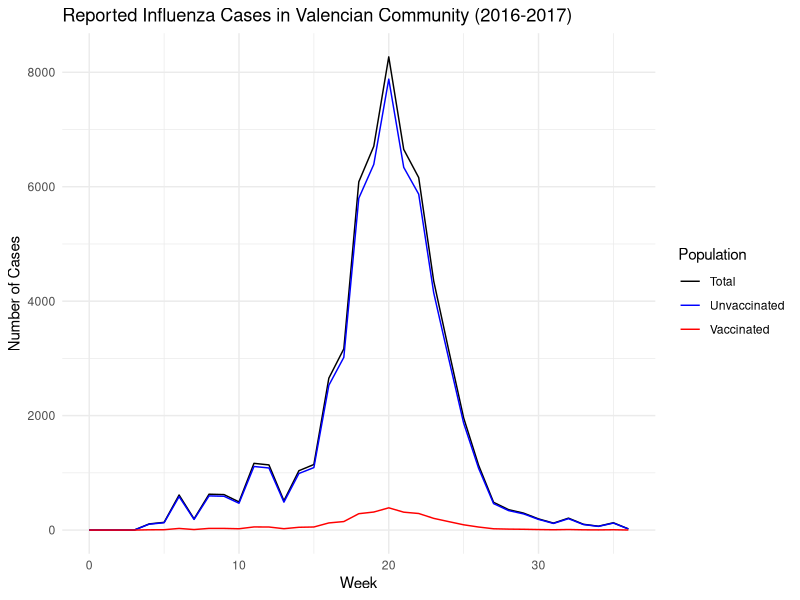
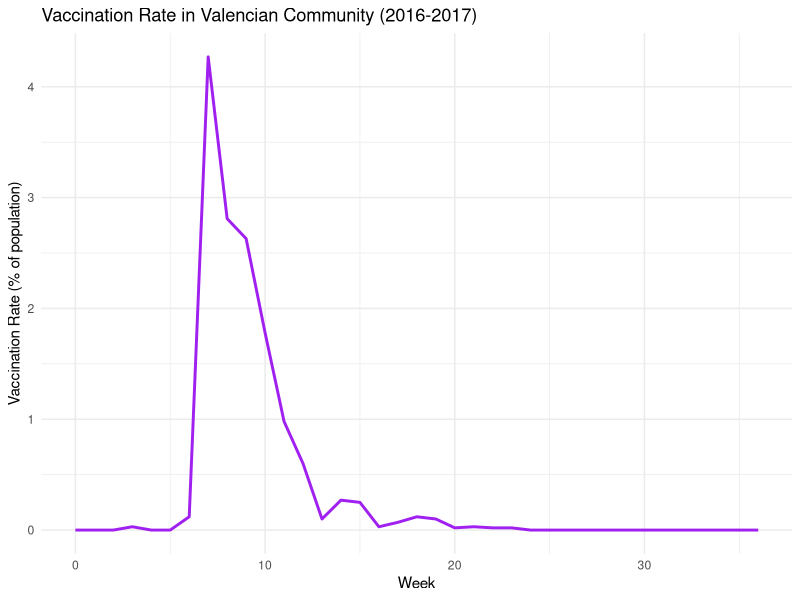
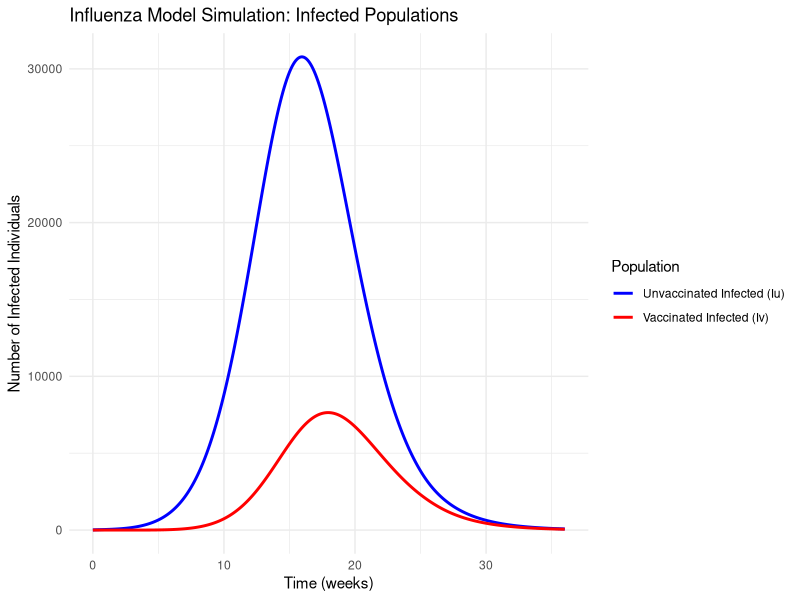
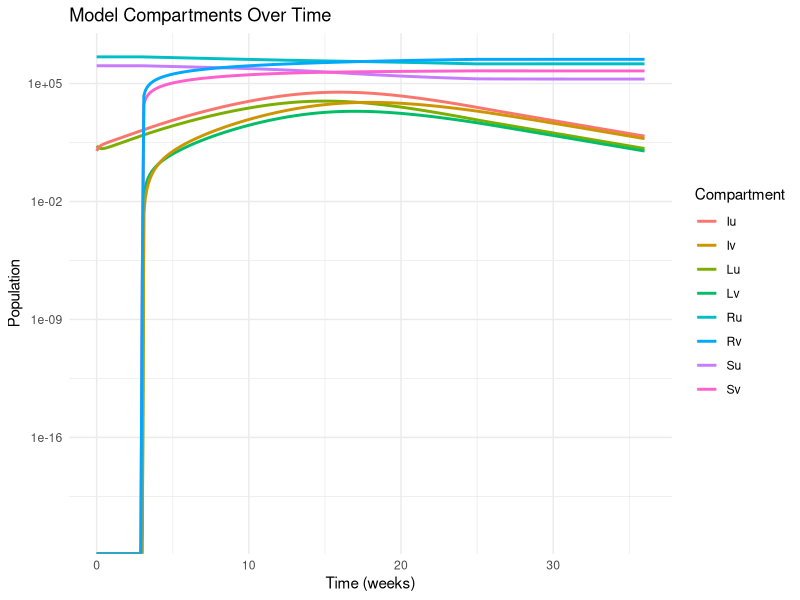
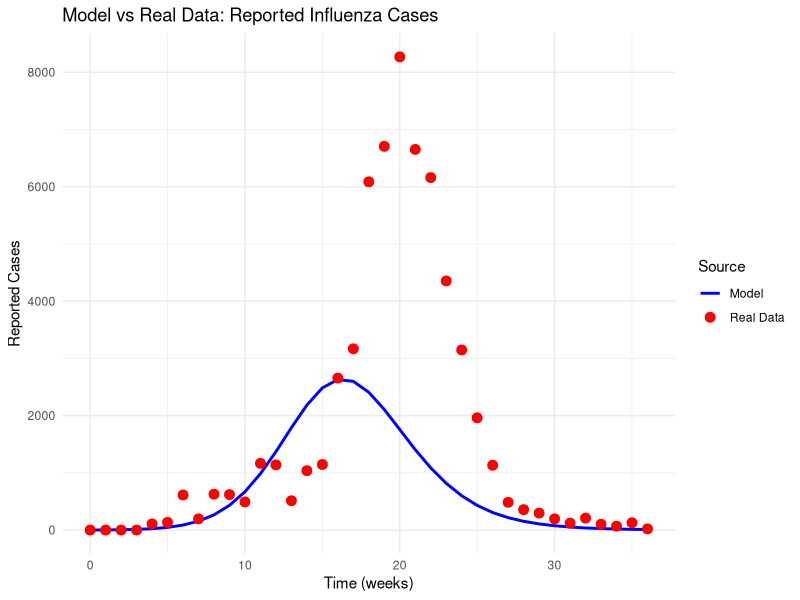
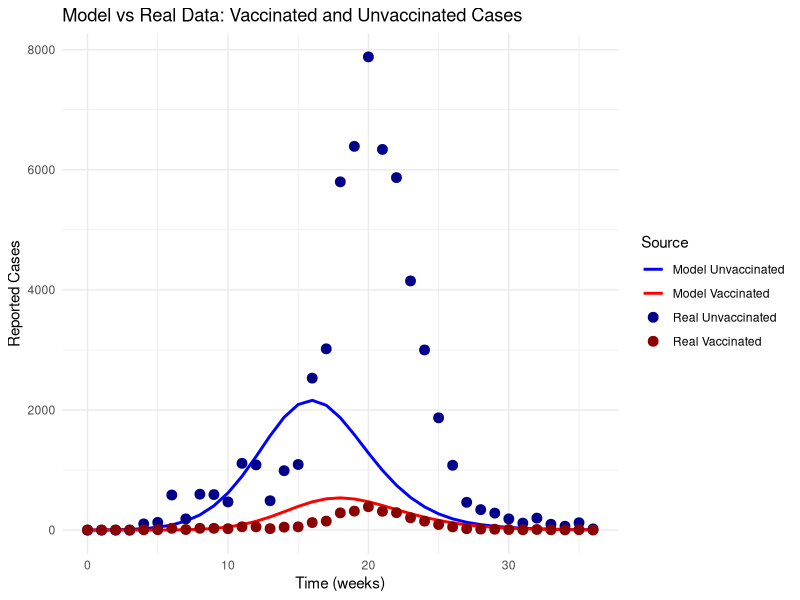
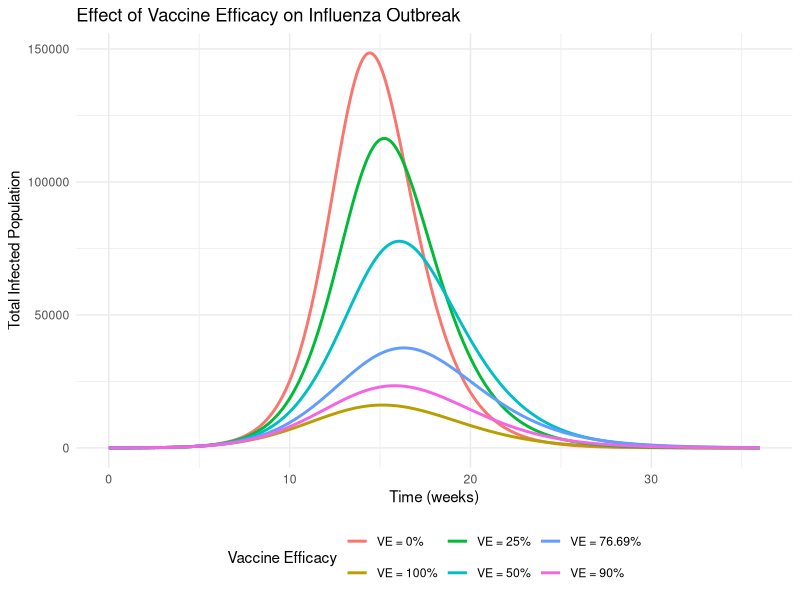
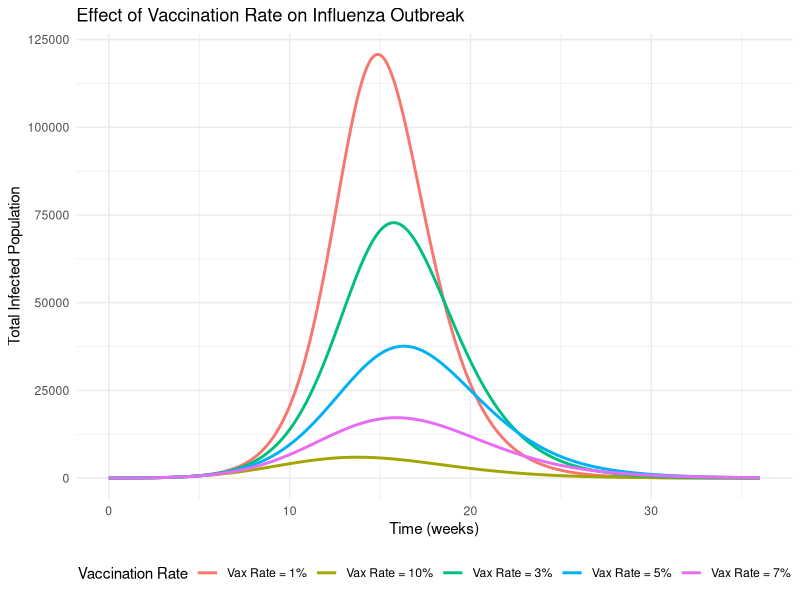

The R source for these figures, in order:
## ---- chunk 1
# Influenza SEIR Model with Vaccination - Reproducing the Valencian Community Study
# Based on Andreu-Vilarroig et al. (2024)

# Required Packages
library(deSolve)
library(ggplot2)
library(gridExtra)  # For arranging multiple plots

# Read the real data
real_data <- read.csv("modeling_data.csv")



## ---- chunk 2

# Display the structure and first few rows
str(real_data)
head(real_data)

# Summary of the data
summary(real_data)

# Plot reported cases
ggplot(real_data, aes(x = week)) +
  geom_line(aes(y = reported_cases, color = "Total")) +
  geom_line(aes(y = unvaccinated_cases, color = "Unvaccinated")) +
  geom_line(aes(y = vaccinated_cases, color = "Vaccinated")) +
  labs(title = "Reported Influenza Cases in Valencian Community (2016-2017)",
       x = "Week",
       y = "Number of Cases",
       color = "Population") +
  theme_minimal() +
  scale_color_manual(values = c("Total" = "black", 
                                "Unvaccinated" = "blue", 
                                "Vaccinated" = "red"))

# Plot vaccination rate over time
ggplot(real_data, aes(x = week, y = vaccination_rate)) +
  geom_line(color = "purple", size = 1) +
  labs(title = "Vaccination Rate in Valencian Community (2016-2017)",
       x = "Week",
       y = "Vaccination Rate (% of population)") +
  theme_minimal()





# Define the SEIR Model Function
seir_model <- function(t, state, parameters) {
  with(as.list(c(state, parameters)), {
    # Total population
    N <- Su + Sv + Lu + Lv + Iu + Iv + Ru + Rv
    
    # Force of infection (lambda)
    lambda <- (Iu + Iv) / N
    
    # Time-dependent vaccination rate delta(t)
    # Using a piecewise function that matches the vaccination campaign
    d <- ifelse(t >= vax_start & t <= vax_end, d_val, 0)
    
    # Differential equations following the paper structure
    dSu <- -b * lambda * Su - d * Su
    dSv <- -av * b * lambda * Sv + d * Su
    dLu <- b * lambda * Su - l * Lu
    dLv <- av * b * lambda * Sv - l * Lv
    dIu <- l * Lu - g * Iu
    dIv <- l * Lv - g * Iv
    dRu <- g * Iu - d * Ru
    dRv <- g * Iv + d * Ru
    
    return(list(c(dSu, dSv, dLu, dLv, dIu, dIv, dRu, dRv)))
  })
}

## ---- chunk 3

# Define simulation time (36 weeks to match the paper)
times <- seq(0, 36, by = 0.1)

# Define model parameters based on the paper's calibrated values
parameters <- c(
  b = 9.1357,     # Infection rate (beta) from paper
  av = 0.2331,    # Vaccine attenuation factor (VE = (1 - av) * 100%) from paper
  l = 3.5,        # Latency rate per week (lambda) - 1/2 days^-1 = 7/2 weeks^-1
  g = 1,          # Recovery rate per week (gamma) - 1/7 days^-1 = 1 week^-1
  d_val = 0.05,   # Vaccination rate during active period
  vax_start = 3,  # Week to start vaccination
  vax_end = 25    # Week to end vaccination
)

# Set initial conditions based on the Valencian Community population
N <- 4959968    # Population of Valencian Community
R0_percent <- 0.7711   # Initial recovered proportion (77.11% from paper)
Iu0 <- 10       # Initial unvaccinated infected
Iv0 <- 0        # Initial vaccinated infected (zero at start)
Lu0 <- 20       # Initial unvaccinated latent
Lv0 <- 0        # Initial vaccinated latent (zero at start)
Ru0 <- R0_percent * N  # Initial unvaccinated recovered
Rv0 <- 0        # Initial vaccinated recovered (zero at start)
Su0 <- N - (Iu0 + Lu0 + Ru0 + Iv0 + Lv0 + Rv0) # Initial unvaccinated susceptible
Sv0 <- 0        # Initial vaccinated susceptible (zero at start)

# Initialize state vector
state <- c(Su = Su0, Sv = Sv0, Lu = Lu0, Lv = Lv0,
           Iu = Iu0, Iv = Iv0, Ru = Ru0, Rv = Rv0)

# Solve the ODE System
out <- ode(y = state, times = times, func = seir_model, parms = parameters)
out_df <- as.data.frame(out)

# Calculate additional metrics
out_df$I_total <- out_df$Iu + out_df$Iv
out_df$S_total <- out_df$Su + out_df$Sv
out_df$L_total <- out_df$Lu + out_df$Lv
out_df$R_total <- out_df$Ru + out_df$Rv

# Calculate reported cases (using reporting rate k from paper = 0.0702)
k <- 0.0702     # Reporting rate from paper
out_df$Iu_reported <- out_df$Iu * k
out_df$Iv_reported <- out_df$Iv * k
out_df$I_total_reported <- out_df$Iu_reported + out_df$Iv_reported

# Create weekly aggregates for comparison with real data
# Take values at weekly intervals
weekly_indices <- which(out_df$time %% 1 == 0)
weekly_df <- out_df[weekly_indices, ]

# Calculate Vaccine Efficacy
vaccine_efficacy <- (1 - parameters["av"]) * 100
cat("Vaccine Efficacy (VE):", vaccine_efficacy, "%\n")

# Calculate final epidemic size
final_infected <- (out_df$Ru[nrow(out_df)] + out_df$Rv[nrow(out_df)] - Ru0 - Rv0)
final_infected_percent <- final_infected / N * 100
cat("Final epidemic size:", final_infected_percent, "% of population\n")

# Calculate peak infection
peak_infected <- max(out_df$I_total)
peak_week <- out_df$time[which.max(out_df$I_total)]
cat("Peak infected:", peak_infected, "at week", peak_week, "\n")

## ---- chunk 4

# Plot the infected populations
p1 <- ggplot() +
  geom_line(data = out_df, aes(x = time, y = Iu, color = "Unvaccinated Infected (Iu)"), size = 1) +
  geom_line(data = out_df, aes(x = time, y = Iv, color = "Vaccinated Infected (Iv)"), size = 1) +
  labs(title = "Influenza Model Simulation: Infected Populations",
       x = "Time (weeks)",
       y = "Number of Infected Individuals",
       color = "Population") +
  theme_minimal() +
  scale_color_manual(values = c("Unvaccinated Infected (Iu)" = "blue", 
                                "Vaccinated Infected (Iv)" = "red"))
print(p1)

# Plot all model compartments
p2 <- ggplot() +
  geom_line(data = out_df, aes(x = time, y = Su, color = "Su"), size = 1) +
  geom_line(data = out_df, aes(x = time, y = Sv, color = "Sv"), size = 1) +
  geom_line(data = out_df, aes(x = time, y = Lu, color = "Lu"), size = 1) +
  geom_line(data = out_df, aes(x = time, y = Lv, color = "Lv"), size = 1) +
  geom_line(data = out_df, aes(x = time, y = Iu, color = "Iu"), size = 1) +
  geom_line(data = out_df, aes(x = time, y = Iv, color = "Iv"), size = 1) +
  geom_line(data = out_df, aes(x = time, y = Ru, color = "Ru"), size = 1) +
  geom_line(data = out_df, aes(x = time, y = Rv, color = "Rv"), size = 1) +
  labs(title = "Model Compartments Over Time",
       x = "Time (weeks)",
       y = "Population",
       color = "Compartment") +
  theme_minimal() +
  scale_y_log10()  # Log scale for better visualization
print(p2)


#------------------------------------------------------
# 4. Comparison with Real Data (if available)
#------------------------------------------------------

# Function to read and process real data
load_real_data <- function() {
  # Check if file exists
  if (file.exists("modeling_data.csv")) {
    real_data <- read.csv("modeling_data.csv")
    return(real_data)
  } else {
    cat("Warning: modeling_data.csv not found\n")
    return(NULL)
  }
}

# Load real data
real_data <- load_real_data()

# Plot reported cases vs real data if available
if (!is.null(real_data) && nrow(real_data) > 0) {
  p3 <- ggplot() +
    geom_line(data = weekly_df, aes(x = time, y = I_total_reported, color = "Model"), size = 1) +
    geom_point(data = real_data, aes(x = week, y = reported_cases, color = "Real Data"), size = 3) +
    labs(title = "Model vs Real Data: Reported Influenza Cases",
         x = "Time (weeks)",
         y = "Reported Cases",
         color = "Source") +
    theme_minimal() +
    scale_color_manual(values = c("Model" = "blue", "Real Data" = "red"))
  print(p3)
  
  # Plot unvaccinated vs vaccinated reported cases
  if ("unvaccinated_cases" %in% colnames(real_data) && "vaccinated_cases" %in% colnames(real_data)) {
    p4 <- ggplot() +
      geom_line(data = weekly_df, aes(x = time, y = Iu_reported, color = "Model Unvaccinated"), size = 1) +
      geom_line(data = weekly_df, aes(x = time, y = Iv_reported, color = "Model Vaccinated"), size = 1) +
      geom_point(data = real_data, aes(x = week, y = unvaccinated_cases, color = "Real Unvaccinated"), size = 3) +
      geom_point(data = real_data, aes(x = week, y = vaccinated_cases, color = "Real Vaccinated"), size = 3) +
      labs(title = "Model vs Real Data: Vaccinated and Unvaccinated Cases",
           x = "Time (weeks)",
           y = "Reported Cases",
           color = "Source") +
      theme_minimal() +
      scale_color_manual(values = c("Model Unvaccinated" = "blue", 
                                   "Model Vaccinated" = "red",
                                   "Real Unvaccinated" = "darkblue", 
                                   "Real Vaccinated" = "darkred"))
    print(p4)
  }
  
  # Calculate R-squared to assess goodness of fit
  calculate_rsquared <- function() {
    # Match model data to real data weeks
    model_data <- weekly_df$I_total_reported[1:nrow(real_data)]
    real_values <- real_data$reported_cases
    
    # Calculate R-squared
    mean_real <- mean(real_values)
    ss_tot <- sum((real_values - mean_real)^2)
    ss_res <- sum((real_values - model_data)^2)
    r_squared <- 1 - (ss_res / ss_tot)
    
    cat("R-squared for model fit:", r_squared, "\n")
    
    # Also calculate for unvaccinated and vaccinated separately
    if ("unvaccinated_cases" %in% colnames(real_data) && "vaccinated_cases" %in% colnames(real_data)) {
      # Unvaccinated
      model_unvacc <- weekly_df$Iu_reported[1:nrow(real_data)]
      real_unvacc <- real_data$unvaccinated_cases
      mean_real_unvacc <- mean(real_unvacc)
      ss_tot_unvacc <- sum((real_unvacc - mean_real_unvacc)^2)
      ss_res_unvacc <- sum((real_unvacc - model_unvacc)^2)
      r_squared_unvacc <- 1 - (ss_res_unvacc / ss_tot_unvacc)
      
      # Vaccinated
      model_vacc <- weekly_df$Iv_reported[1:nrow(real_data)]
      real_vacc <- real_data$vaccinated_cases
      mean_real_vacc <- mean(real_vacc)
      ss_tot_vacc <- sum((real_vacc - mean_real_vacc)^2)
      ss_res_vacc <- sum((real_vacc - model_vacc)^2)
      r_squared_vacc <- 1 - (ss_res_vacc / ss_tot_vacc)
      
      cat("R-squared for unvaccinated cases:", r_squared_unvacc, "\n")
      cat("R-squared for vaccinated cases:", r_squared_vacc, "\n")
    }
    
    return(list(r_squared = r_squared, 
                r_squared_unvacc = if(exists('r_squared_unvacc')) r_squared_unvacc else NA,
                r_squared_vacc = if(exists('r_squared_vacc')) r_squared_vacc else NA))
  }
  
  # Calculate goodness of fit
  fit_metrics <- calculate_rsquared()
}

## ---- chunk 5
# Function to run a simulation with specific parameters and return results
run_simulation <- function(av_value, d_val_value, vax_start_value = 3, vax_end_value = 25) {
  # Set parameters
  sim_parameters <- c(
    b = 9.1357,     # Infection rate (beta)
    av = av_value,  # Vaccine attenuation factor
    l = 3.5,        # Latency rate per week
    g = 1,          # Recovery rate per week
    d_val = d_val_value, # Vaccination rate during active period
    vax_start = vax_start_value, # Week to start vaccination
    vax_end = vax_end_value      # Week to end vaccination
  )
  
  # Set initial conditions
  Iu0 <- 10       # Initial unvaccinated infected
  Iv0 <- 0        # Initial vaccinated infected
  Lu0 <- 20       # Initial unvaccinated latent
  Lv0 <- 0        # Initial vaccinated latent
  Ru0 <- R0_percent * N  # Initial unvaccinated recovered
  Rv0 <- 0        # Initial vaccinated recovered
  Su0 <- N - (Iu0 + Lu0 + Ru0 + Iv0 + Lv0 + Rv0) # Initial unvaccinated susceptible
  Sv0 <- 0        # Initial vaccinated susceptible
  
  sim_state <- c(Su = Su0, Sv = Sv0, Lu = Lu0, Lv = Lv0,
                 Iu = Iu0, Iv = Iv0, Ru = Ru0, Rv = Rv0)
  
  # Solve the ODE System
  sim_out <- ode(y = sim_state, times = times, func = seir_model, parms = sim_parameters)
  sim_df <- as.data.frame(sim_out)
  
  # Calculate additional metrics
  sim_df$I_total <- sim_df$Iu + sim_df$Iv
  sim_df$S_total <- sim_df$Su + sim_df$Sv
  sim_df$L_total <- sim_df$Lu + sim_df$Lv
  sim_df$R_total <- sim_df$Ru + sim_df$Rv
  
  # Calculate the final epidemic size
  final_infected <- (sim_df$Ru[nrow(sim_df)] + sim_df$Rv[nrow(sim_df)] - Ru0 - Rv0)
  final_infected_percent <- final_infected / N * 100
  
  # Calculate peak infection
  peak_infected <- max(sim_df$I_total)
  peak_week <- sim_df$time[which.max(sim_df$I_total)]
  
  # Calculate vaccine coverage at the end
  final_vaccinated <- sim_df$Sv[nrow(sim_df)] + sim_df$Lv[nrow(sim_df)] + 
                     sim_df$Iv[nrow(sim_df)] + sim_df$Rv[nrow(sim_df)]
  final_vaccinated_percent <- final_vaccinated / N * 100
  
  # Calculate vaccine efficacy
  vaccine_efficacy <- (1 - av_value) * 100
  
  # Return a list with results
  return(list(
    out_df = sim_df,
    final_infected = final_infected,
    final_infected_percent = final_infected_percent,
    peak_infected = peak_infected,
    peak_week = peak_week,
    final_vaccinated = final_vaccinated,
    final_vaccinated_percent = final_vaccinated_percent,
    vaccine_efficacy = vaccine_efficacy,
    parameters = sim_parameters
  ))
}

# Define different vaccine efficacy values to test
efficacy_values <- c(0, 25, 50, 76.69, 90, 100)
av_values <- 1 - (efficacy_values/100)

# Run simulations for different vaccine efficacies
efficacy_results <- list()
for (i in 1:length(av_values)) {
  efficacy_results[[i]] <- run_simulation(av_values[i], 0.05)
}

# Plot the total infected curves for different vaccine efficacies
plot_data <- data.frame()
for (i in 1:length(efficacy_values)) {
  temp_df <- efficacy_results[[i]]$out_df
  temp_df$efficacy <- paste0(efficacy_values[i], "%")
  temp_df$scenario <- paste0("VE = ", efficacy_values[i], "%")
  plot_data <- rbind(plot_data, temp_df[, c("time", "I_total", "efficacy", "scenario")])
}

p5 <- ggplot(plot_data, aes(x = time, y = I_total, color = scenario)) +
  geom_line(size = 1) +
  labs(title = "Effect of Vaccine Efficacy on Influenza Outbreak",
       x = "Time (weeks)",
       y = "Total Infected Population",
       color = "Vaccine Efficacy") +
  theme_minimal() +
  theme(legend.position = "bottom")
print(p5)

# Create summary table of results
efficacy_summary <- data.frame(
  Efficacy = efficacy_values,
  Final_Infected_Percent = sapply(efficacy_results, function(x) x$final_infected_percent),
  Peak_Infected = sapply(efficacy_results, function(x) x$peak_infected),
  Peak_Week = sapply(efficacy_results, function(x) x$peak_week),
  Final_Vaccinated_Percent = sapply(efficacy_results, function(x) x$final_vaccinated_percent)
)
print(efficacy_summary)
## ---- chunk 6
#------------------------------------------------------
# 6. Analysis of Vaccination Rate Scenarios
#------------------------------------------------------

# Define different vaccination rates
vax_rates <- c(0.01, 0.03, 0.05, 0.07, 0.10)

# Run simulations for different vaccination rates (using baseline efficacy)
av_baseline <- 0.2331  # From paper (76.69% efficacy)
vax_rate_results <- list()
for (i in 1:length(vax_rates)) {
  vax_rate_results[[i]] <- run_simulation(av_baseline, vax_rates[i])
}

# Plot the total infected curves for different vaccination rates
plot_data_rates <- data.frame()
for (i in 1:length(vax_rates)) {
  temp_df <- vax_rate_results[[i]]$out_df
  temp_df$vax_rate <- paste0(vax_rates[i] * 100, "%")
  temp_df$scenario <- paste0("Vax Rate = ", vax_rates[i] * 100, "%")
  plot_data_rates <- rbind(plot_data_rates, temp_df[, c("time", "I_total", "vax_rate", "scenario")])
}

p6 <- ggplot(plot_data_rates, aes(x = time, y = I_total, color = scenario)) +
  geom_line(size = 1) +
  labs(title = "Effect of Vaccination Rate on Influenza Outbreak",
       x = "Time (weeks)",
       y = "Total Infected Population",
       color = "Vaccination Rate") +
  theme_minimal() +
  theme(legend.position = "bottom")
print(p6)

# Create summary table of vaccination rate results
vax_rate_summary <- data.frame(
  Vaccination_Rate_Percent = vax_rates * 100,
  Final_Infected_Percent = sapply(vax_rate_results, function(x) x$final_infected_percent),
  Peak_Infected = sapply(vax_rate_results, function(x) x$peak_infected),
  Peak_Week = sapply(vax_rate_results, function(x) x$peak_week),
  Final_Vaccinated_Percent = sapply(vax_rate_results, function(x) x$final_vaccinated_percent)
)
print(vax_rate_summary)
## ---- chunk 7
#------------------------------------------------------
# 7. Analysis of Vaccination Timing Scenarios
#------------------------------------------------------

# Define different vaccination start weeks
start_weeks <- c(0, 2, 4, 6, 8, 10)

# Run simulations for different vaccination start times
timing_results <- list()
for (i in 1:length(start_weeks)) {
  timing_results[[i]] <- run_simulation(av_baseline, 0.05, start_weeks[i], start_weeks[i] + 20)
}

# Plot the total infected curves for different vaccination timing
plot_data_timing <- data.frame()
for (i in 1:length(start_weeks)) {
  temp_df <- timing_results[[i]]$out_df
  temp_df$start_week <- start_weeks[i]
  temp_df$scenario <- paste0("Start Week = ", start_weeks[i])
  plot_data_timing <- rbind(plot_data_timing, temp_df[, c("time", "I_total", "start_week", "scenario")])
}

p7 <- ggplot(plot_data_timing, aes(x = time, y = I_total, color = scenario)) +
  geom_line(size = 1) +
  labs(title = "Effect of Vaccination Timing on Influenza Outbreak",
       x = "Time (weeks)",
       y = "Total Infected Population",
       color = "Vaccination Start Week") +
  theme_minimal() +
  theme(legend.position = "bottom")
print(p7)

# Create summary table of vaccination timing results
timing_summary <- data.frame(
  Start_Week = start_weeks,
  Final_Infected_Percent = sapply(timing_results, function(x) x$final_infected_percent),
  Peak_Infected = sapply(timing_results, function(x) x$peak_infected),
  Peak_Week = sapply(timing_results, function(x) x$peak_week),
  Final_Vaccinated_Percent = sapply(timing_results, function(x) x$final_vaccinated_percent)
)
print(timing_summary)
## ---- chunk 8
#------------------------------------------------------
# 8. Calculate Risk Ratio Between Vaccinated and Unvaccinated
#------------------------------------------------------

# This is mentioned in the paper: "risk of becoming infected is five times higher for an unvaccinated individual"
baseline_results <- efficacy_results[[which(efficacy_values == 76.69)]]
baseline_df <- baseline_results$out_df

# Final susceptible populations
final_Su <- baseline_df$Su[nrow(baseline_df)]
final_Sv <- baseline_df$Sv[nrow(baseline_df)]

# Initial susceptible populations
initial_Su <- baseline_df$Su[1]
initial_Sv <- 0  # Initially no vaccinated susceptibles

# Calculate proportion infected in each group
prop_infected_unvac <- 1 - (final_Su / initial_Su)
prop_infected_vac <- 1 - (final_Sv / (final_Sv + baseline_df$Lv[nrow(baseline_df)] + 
                                     baseline_df$Iv[nrow(baseline_df)] + 
                                     baseline_df$Rv[nrow(baseline_df)]))

# Risk ratio
risk_ratio <- prop_infected_unvac / prop_infected_vac

# Theoretical risk ratio calculation
theoretical_risk_ratio <- 1 / parameters["av"]
cat("Theoretical risk ratio (1/av):", theoretical_risk_ratio, "\n")

cat("\nRisk Ratio Analysis:\n")
cat("Proportion infected among unvaccinated:", prop_infected_unvac, "\n")
cat("Proportion infected among vaccinated:", prop_infected_vac, "\n")
cat("Risk of infection for unvaccinated vs vaccinated:", risk_ratio, "times higher\n")
cat("Paper mentions this ratio is approximately 5 times higher\n")


## ---- chunk 9
#------------------------------------------------------
# 9. Summary and Conclusions
#------------------------------------------------------

cat("\nSummary of Findings:\n")
cat("1. Vaccine Efficacy (VE) in the model:", vaccine_efficacy, "%\n")
cat("   (Paper calibrated value: 76.7%)\n")
cat("2. Final epidemic size with this efficacy:", final_infected_percent, "% of population\n")
cat("   (Paper constraint: between 5-15%)\n")
cat("3. Risk ratio (unvaccinated vs vaccinated):", risk_ratio, "\n")
cat("   (Paper finding: approximately 5 times higher)\n")
cat("4. Peak infected population:", peak_infected, "individuals at week", peak_week, "\n")
cat("5. Reporting rate:", k, "or approximately 1 reported case per", 1/k, "actual cases\n")
cat("6. Initial recovered population:", R0_percent * 100, "% (from paper's calibration)\n")

# Display key model parameters summary
cat("\nModel Parameters Summary:\n")
cat("Beta (infection rate):", parameters["b"], "\n")
cat("Vaccine attenuation factor:", parameters["av"], "\n") 
cat("Vaccine efficacy:", vaccine_efficacy, "%\n")
cat("Latency rate:", parameters["l"], "per week\n")
cat("Recovery rate:", parameters["g"], "per week\n")
cat("Vaccination rate:", parameters["d_val"], "per week\n")
cat("Reporting rate (k):", k, "\n")

cat("\nVaccination Strategy Analysis:\n")
cat("1. Higher vaccine efficacy significantly reduces both peak and final epidemic size\n")
cat("2. Earlier vaccination timing provides better protection at the population level\n")
cat("3. Higher vaccination rates lead to greater reductions in epidemic size\n")
cat("4. Realistic vaccine efficacy values (~77%) still provide substantial protection\n")
